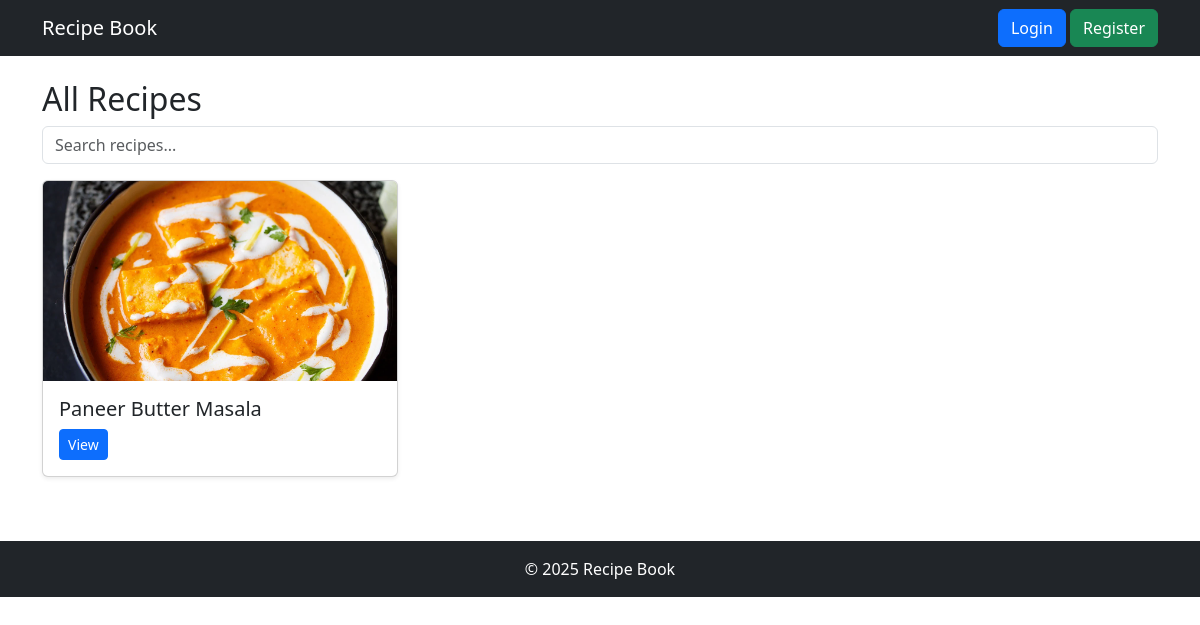
Screenshot of /recipe/ with the database file from the repository.
### recipe/models.py (models this page shows, shortened)
class Recipe(models.Model):
    title = models.CharField(max_length=200)
    ingredients = models.TextField()
    steps = models.TextField()
    image = models.ImageField(upload_to="recipes/", blank=True, null=True)
    author = models.ForeignKey(User, on_delete=models.CASCADE)
    category = models.ForeignKey(Category, on_delete=models.SET_NULL, null=True, blank=True)
    created_at = models.DateTimeField(auto_now_add=True)

### recipe/views.py (the view)
# urls.py: path("recipe/", RecipeListView.as_view(), name="recipe_list"),
class RecipeListView(ListView):
    model = Recipe
    template_name = "recipe/layout/recipe_list.html"
    context_object_name = "recipes"
    paginate_by = 5
    def get_queryset(self):
        queryset = Recipe.objects.all().order_by("-created_at")
        query = self.request.GET.get("query")
        if query:
            queryset = queryset.filter(title__icontains=query)
        return queryset

### recipe/templates/recipe/layout/recipe_list.html (shortened to what this page needs)
{% extends "recipe/layout/base.html" %}
{% block content %}
<h2>All Recipes</h2>
<form method="get" class="mb-3">
  <input type="text" name="query" class="form-control" placeholder="Search recipes..." value="{{ request.GET.query }}">
</form>
<div class="row">
  {% for recipe in recipes %}
    <div class="col-md-4">
      <div class="card mb-3 shadow-sm">
        {% if recipe.image %}
          <img src="{{ recipe.image.url }}" class="card-img-top" style="height:200px;object-fit:cover;">
        {% endif %}
        <div class="card-body">
          <h5 class="card-title">{{ recipe.title }}</h5>
          <a href="{% url 'recipe_detail' recipe.pk %}" class="btn btn-sm btn-primary">View</a>
        </div>
      </div>
    </div>
  {% empty %}
    <p>No recipes found.</p>
  {% endfor %}
</div>
{% endblock %}

### rows the page displays
Recipe: image (picture), title "Paneer Butter Masala"
